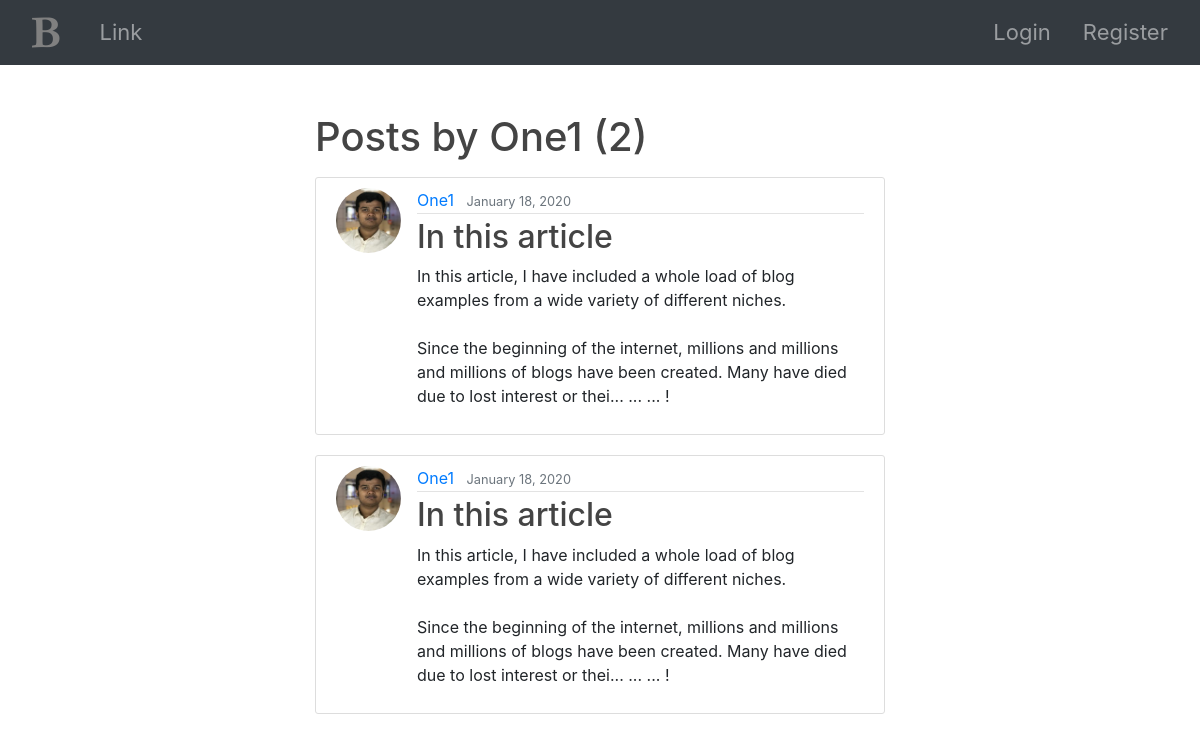
/user/One1, run on an earlier commit of the app's database.
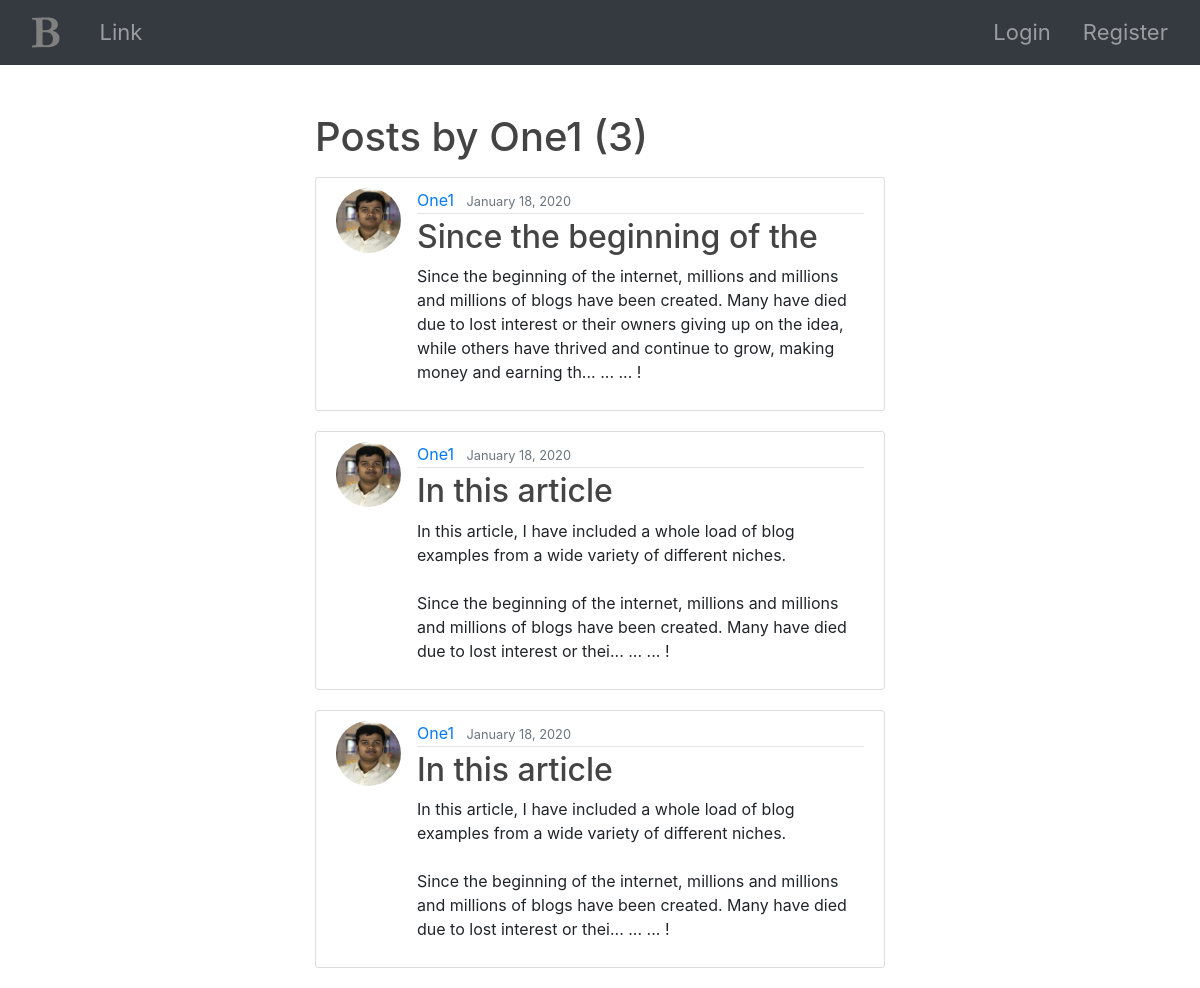
And on a later commit of the database.
### bdBlog/models.py (models this page shows, shortened)
class Post(models.Model):
    title = models.CharField(max_length=222)
    context = models.TextField()
    data_field = models.DateTimeField(auto_now_add=True)
    author = models.ForeignKey(User,on_delete=models.CASCADE)
    def textfild(self):
        return self.context[:250] + '... ... ... !'

### users/models.py (models this page shows, shortened)
class Profile(models.Model):
    user = models.OneToOneField(User, on_delete=models.CASCADE)
    image = models.ImageField(default='default.png', upload_to='profile_pics')

### bdBlog/views.py (the view)
# urls.py: path('user/<str:username>',views.UserPostListView.as_view(),name='user-posts'),
class UserPostListView(ListView):
    model = Post
    template_name = 'home/user_posts.html'
    context_object_name = 'posts'
    paginate_by = 5
    def get_queryset(self):
        user = get_object_or_404(User, username=self.kwargs.get('username'))
        return Post.objects.filter(author=user).order_by('-data_field')

### templates/home/user_posts.html (shortened to what this page needs)
{% extends 'base.html' %}
{% block details %}
    <h1 class="mb-3">Posts by {{ view.kwargs.username }} ({{ page_obj.paginator.count }})</h1>
    {% for post in posts %}
        <article class="media content-section">
            <img class="rounded-circle article-img" src="{{ post.author.profile.image.url }}">
            <div class="media-body">
                <div class="article-metadata">
                    <a class="mr-2" href="{% url 'user-posts' post.author.username %}">{{ post.author }}</a>
                    <small class="text-muted">{{ post.data_field|date:"F d, Y" }}</small>
                </div>
                <h2><a class="article-title" href="{% url 'detail' post.id %}">{{ post.title }}</a></h2>
                <p class="article-content">{{ post.textfild }}</p>
            </div>
        </article>
    {% endfor %}
{% endblock %}

### templates/base.html (shortened to what this page needs)
<!doctype html>
<html lang="en">
    <head>
        {% load static %}
        <link rel="stylesheet" href="{% static 'css/style.css' %}">
        <link rel="stylesheet" href="https://cdnjs.cloudflare.com/ajax/libs/font-awesome/4.7.0/css/font-awesome.min.css">
        <link rel="stylesheet" href="https://stackpath.bootstrapcdn.com/bootstrap/4.4.1/css/bootstrap.min.css">
    </head>
    <body>
        <nav class="navbar navbar-expand-lg navbar-dark bg-dark">
            <a href="{% url 'home' %}"><i class="fa fa-bold pl-3 pr-4" style="font-size:35px;color:gray"></i></a>
            <div class="collapse navbar-collapse" id="navbarSupportedContent">
                <ul class="navbar-nav mr-auto">
                    <li class="nav-item" style="font-size: 22px">
                        <a class="nav-link nav-item px-3" href="#">Link</a>
                    </li>
                </ul>
                <ul class="navbar-nav ml-auto">
                    {% if user.is_authenticated %}
                        <li class="nav-item " style="font-size: 22px">
                            <a class="nav-link nav-item  px-3 " href="{% url 'new_post' %}">New Post</a>
                        </li>
                        <li class="nav-item " style="font-size: 22px">
                            <a class="nav-link nav-item  px-3 " href="{% url 'profile' %}">Profile</a>
                        </li>
                        <li class="nav-item " style="font-size: 22px">
                            <a class="nav-link nav-item  px-3 " href="{% url 'logout' %}">LogOut</a>
                        </li>
                    {% else %}
                        <li class="nav-item " style="font-size: 22px">
                            <a class="nav-link nav-item  px-3 " href="{% url 'login' %}">Login</a>
                        </li>
                        <li class="nav-item " style="font-size: 22px">
                            <a class="nav-link nav-item  px-3 " href="{% url 'register' %}">Register</a>
                        </li>
                    {% endif %}
                </ul>
            </div>
        </nav>
        <br>
        <br>
        <div class="col-md-6 offset-md-3">
            {% block details %}
            {% endblock %}
        </div>
    </body>
</html>

### static/css/style.css (style rules this page uses)
* { margin: 0; padding: 0; }
body { background: #fafafa; color: #333333; margin-top: 5rem; }
h1, h2, h3, h4, h5, h6 { color: #444444; }
ul { margin: 0; }
.content-section { background: #ffffff; padding: 10px 20px; border: 1px solid #dddddd; border-radius: 3px; margin-bottom: 20px; }
.article-title { color: #444444; }
.article-content { white-space: pre-line; }
.article-img { height: 65px; width: 65px; margin-right: 16px; }
.article-metadata { padding-bottom: 1px; margin-bottom: 4px; border-bottom: 1px solid #e3e3e3 }

What changed in the data, as far as the page shows it:
added Post: author.profile.image (picture), author "One1", data_field "January 18, 2020", title "Since the beginning of the", textfild "Since the beginning of the internet, millions and millions and millions of blogs have been created. Many have died due to lost interest or their owners giving up on the idea, while others have thrived and continue to grow, making money and earning th... ... ... !"
Also different on the page:
{{ page_obj.paginator.count }}: "2" → "3"
